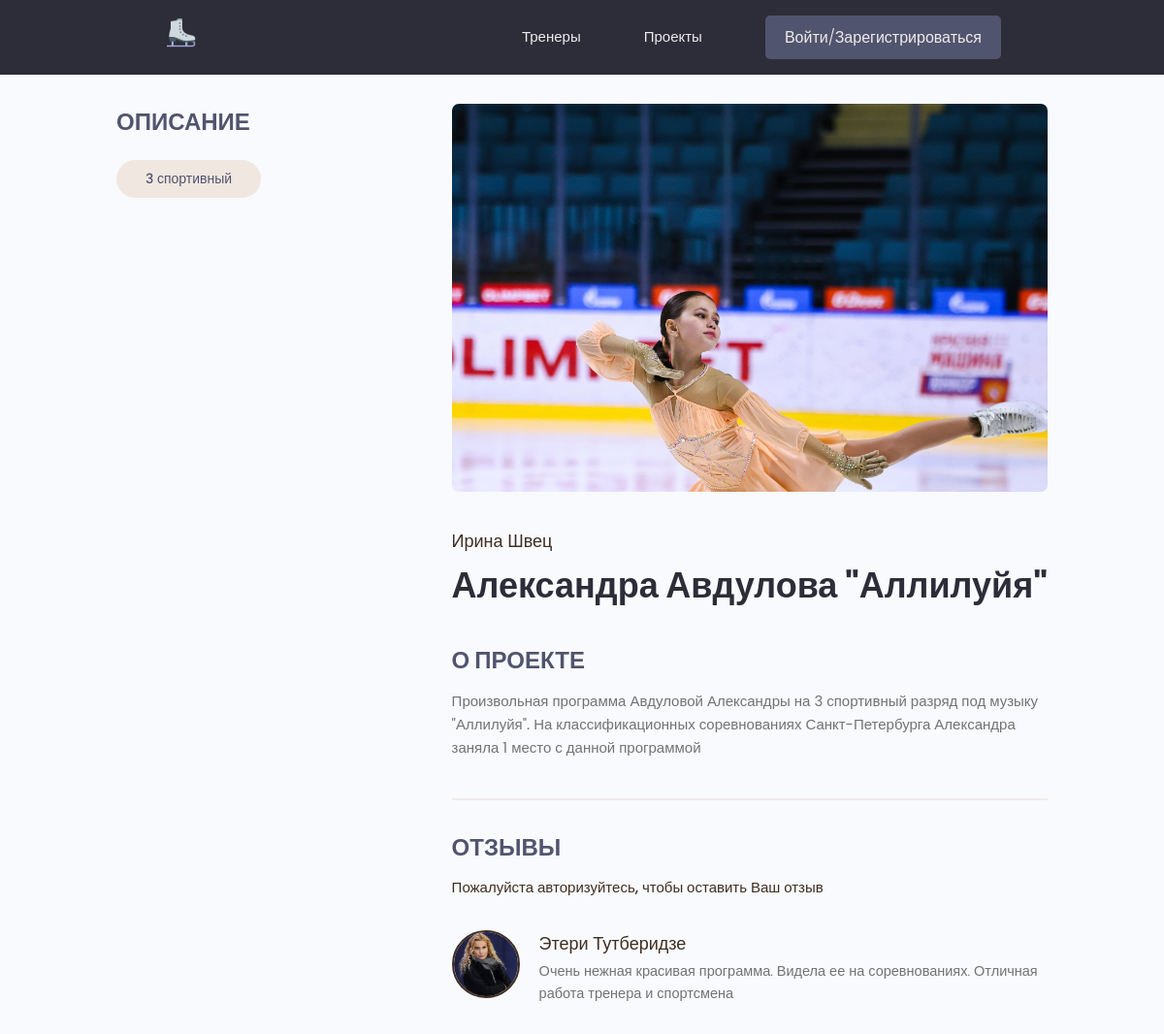
The app's page /projects/project/1/ with its own data.
### projects/models.py (models this page shows, shortened)
class Tag(models.Model):
    name = models.CharField(max_length=200)
    created = models.DateTimeField(auto_now_add=True)
    def __str__(self):
        return self.name

class Project(models.Model):
    owner = models.ForeignKey(Profile, on_delete=models.SET_NULL, null=True, blank=True)
    title = models.CharField(max_length=200)
    description = models.TextField(null=True, blank=True)
    featured_image = models.ImageField(null=True, blank=True, upload_to="projects/%Y/%m/%d/", default="default.jpg")
    demo_link = models.CharField(max_length=2000, null=True, blank=True)
    source_link = models.CharField(max_length=2000, null=True, blank=True)
    tags = models.ManyToManyField('Tag', blank=True)
    created = models.DateTimeField(auto_now_add=True)
    def reviewers(self):
        queryset = self.review_set.all().values_list('owner__id', flat=True)
        return queryset

class Review(models.Model):
    owner = models.ForeignKey(Profile, on_delete=models.CASCADE, null=True)
    project = models.ForeignKey(Project, on_delete=models.CASCADE)
    body = models.TextField(null=True, blank=True)
    created = models.DateTimeField(auto_now_add=True)
    class Meta:
        unique_together = [['owner', 'project']]

### users/models.py (models this page shows, shortened)
class Profile(models.Model):
    user = models.OneToOneField(User, on_delete=models.CASCADE, null=True, blank=True)
    name = models.CharField(max_length=200, null=True, blank=True)
    email = models.EmailField(max_length=500, null=True, blank=True)
    username = models.CharField(max_length=200, null=True, blank=True)
    short_info = models.CharField(max_length=200, null=True, blank=True)
    bio = models.TextField(null=True, blank=True)
    profile_image = models.ImageField(null=True, blank=True, upload_to='profiles/', default='profiles/user-default.png')
    social_youtube = models.CharField(max_length=200, null=True, blank=True)
    social_website = models.CharField(max_length=200, null=True, blank=True)
    created = models.DateTimeField(auto_now_add=True)

### projects/views.py (the view, shortened to what this page needs)
# urls.py: path("project/<str:pk>/", views.project, name="project"),
def project(request, pk):
    project_obj = Project.objects.get(id=pk)
    form = ReviewForm()
    return render(request, 'projects/single-project.html', {'project': project_obj, 'form': form})

### projects/templates/projects/single-project.html (shortened to what this page needs)
{% extends 'projects/base.html' %}
{% block content %}
  <main class="singleProject my-md">
    <div class="container">
      <div class="layout">
        <div class="column column--1of3">
          <h3 class="singleProject__subtitle">Описание</h3>
          <div class="singleProject__toolStack">
            {% for tag in project.tags.all %}
            <span class="tag tag--pill tag--sub tag--lg">
              <small>{{ tag }}</small>
            </span>
            {% endfor %}
          </div>
        </div>
        <div class="column column--2of3">
          <img class="singleProject__preview" src="{{ project.featured_image.url }}" alt="portfolio thumbnail" />
          <a href="{% url 'user_profile' project.owner.id %}" class="singleProject__developer">{{ project.owner.name }}</a>
          <h2 class="singleProject__title">{{ project.title }}</h2>
          <h3 class="singleProject__subtitle">О проекте</h3>
          <div class="singleProject__info">{{ project.description }}</div>
          <div class="comments">
            <h3 class="singleProject__subtitle">Отзывы</h3>
            {% if request.user.profile.id in project.reviewers %}
            <p>Вы уже оставили отзыв на этот проект</p>
            {% elif request.user.profile == project.owner %}
            <p>Вы не можете оставить отзыв к своему проекту</p>
            {% else %}
            <a href="{% url 'login' %}">Пожалуйста авторизуйтесь, чтобы оставить Ваш отзыв</a>
            {% endif %}
            <div class="commentList">
              {% for review in project.review_set.all %}
              {% if review.body %}
              <div class="comment">
                <a href="{% url 'user_profile' review.owner.id %}">
                  <img class="avatar avatar--md"
                    src="{{ review.owner.profile_image.url }}" alt="user" />
                </a>
                <div class="comment__details">
                  <a href="{% url 'user_profile' review.owner.id %}" class="comment__author">{{ review.owner.name }}</a>
                  <p class="comment__info">
                  {{ review.body|linebreaksbr }}
                  </p>
                </div>
              </div>
              {% endif %}
              {% endfor %}
            </div>
          </div>
        </div>
      </div>
    </div>
  </main>
{% endblock %}

### projects/static/styles/app.css (style rules this page uses)
:root { --color-sub: #2d2d39; }
img { width: 100%; }
.singleProject .column--1of3 { order: 2; }
@media screen and (min-width: 1081px) { .singleProject .column--1of3 { order: 1; } }
@media screen and (min-width: 1081px) { .singleProject .column--2of3 { order: 2; } }
.singleProject__toolStack { margin-top: 2rem; margin-bottom: 4rem; }
.singleProject__preview { height: 50vh; object-fit: cover; object-position: top center; margin-bottom: 3rem; border-radius: 0.7rem; }
.singleProject__developer { font-size: 1.8rem; font-weight: 500; }
.singleProject__title { font-size: 3.6rem; font-weight: 700; color: var(--color-sub); margin-bottom: 3rem; }
.singleProject__subtitle { text-transform: uppercase; font-size: 2.4rem; font-weight: 700; color: var(--color-sub-light); margin-bottom: 1rem; }
.comments { margin-top: 4rem; padding-top: 3rem; border-top: 2px solid var(--color-light); }
.commentList { margin: 3rem 0; }
.comment { display: flex; gap: 2rem; }
.comment__author { font-size: 1.8rem; }
.comment__info { font-size: 1.45rem; }

### projects/static/uikit/styles/modules/_variables.css (style rules this page uses)
:root { --color-main: #3f2e21; --color-main-light: #dfc2b4; --color-sub: #2d2d39; --color-sub-light: #51546e; --color-sub-lighter: #f0e7e0; --color-text: #737373; --color-gray: #8b8b8b; --color-light: #efebeb; --color-light-gray: #767676; --color-bg: #f8fafd; --color-white: #fffefd; --color-white-light: #f3f3f3; --color-success: #359e64; --color-success-bg: #def8e8; --color-error: #fc4b0b; --color-error-bg: #fff2ee; --font-base: 'Poppins', arial, helvetica, 'Segoe UI', roboto, ubuntu, sans-serif; --font-monospace: 'Fira Code', 'Courier New', courier, monospace; --font-regular: 300; --font-medium: 500; --font-bold: 700; --generic-shadow: 1px 1px 5px #00000010; --generic-transition: all 0.3s ease-in-out; }

### projects/static/uikit/styles/modules/_base.css (style rules this page uses)
* { margin: 0; padding: 0; box-sizing: border-box; text-rendering: optimizeLegibility; color: inherit; font-size: inherit; }
html { font-size: 50%; }
@media only screen and (min-width: 480px) { html { font-size: 56.25%; } }
@media only screen and (min-width: 1200px) { html { font-size: 62.5%; } }
body { line-height: 1.6; font-weight: 400; font-size: 1.5rem; color: var(--color-text); background-color: var(--color-bg); min-height: 100vh; }

### projects/static/uikit/styles/modules/_typography.css (style rules this page uses)
* { font-family: var(--font-base); }
h2 { font-size: 3.6rem; font-weight: var(--font-bold); }
h3 { font-size: 3.2rem; font-weight: var(--font-medium); }
p, span, strong { font-size: 1.6rem; color: var(--color-text); font-weight: var(--font-regular); }
a { padding-bottom: 2px; text-decoration: none; display: inline-block; color: var(--color-main); font-weight: var(--font-medium); }

### projects/static/uikit/styles/modules/_utilities.css (style rules this page uses)
.container { width: 92%; max-width: 165rem; margin: 0 auto; box-sizing: border-box; }
@media screen and (min-width: 1000px) { .container { width: 90%; } }
@media screen and (min-width: 1200px) { .container { width: 80%; } }
.my-md { margin: 3rem auto; }

### projects/static/uikit/styles/modules/_avatar.css (style rules this page uses)
.avatar { border-radius: 50%; border: 2px solid var(--color-main); object-fit: cover; }
.avatar--md { height: 7rem; width: 7rem; }

### projects/static/uikit/styles/modules/_tag.css (style rules this page uses)
.tag { display: inline-flex; align-items: center; background-color: var(--color-sub); height: -webkit-fit-content; height: -moz-fit-content; height: fit-content; width: -webkit-fit-content; width: -moz-fit-content; width: fit-content; border-radius: 0.5rem; padding: 0.5rem 1.5rem; font-size: 1.2rem; cursor: pointer; }
.tag > small { color: var(--color-white); }
.tag--pill { border-radius: 5rem; }
.tag--sub, .tag--sub > small { background: var(--color-sub-lighter); color: var(--color-sub-light); font-weight: 500; }
.tag--lg { padding: 0.8rem 3rem; font-size: 1.4rem; }

### projects/static/uikit/styles/modules/_layout.css (style rules this page uses)
.layout { display: flex; flex-flow: row wrap; justify-content: space-between; }
.layout > .column { margin-bottom: 3rem; }
.layout > .column.column--1of3 { flex-basis: 30%; }
.layout > .column.column--2of3 { flex-basis: 64%; }

### records on screen
Tag: name "3 спортивный"
Project: featured_image (picture), owner.name "Ирина Швец", title "Александра Авдулова \"Аллилуйя\"", description "Произвольная программа Авдуловой Александры на 3 спортивный разряд под музыку \"Аллилуйя\". На классификационных соревнованиях Санкт-Петербурга Александра заняла 1 место с данной программой"
Review: owner.profile_image (picture), owner.name "Этери Тутберидзе", body "Очень нежная красивая программа. Видела ее на соревнованиях. Отличная работа тренера и спортсмена"
